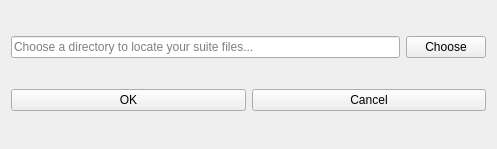
<?xml version="1.0" encoding="UTF-8"?>
<ui version="4.0">
 <class>chooseDialog</class>
 <widget class="QWidget" name="chooseDialog">
  <property name="geometry">
   <rect>
    <x>0</x>
    <y>0</y>
    <width>497</width>
    <height>149</height>
   </rect>
  </property>
  <property name="windowTitle">
   <string>Chose a directory to locate your suite files..</string>
  </property>
  <layout class="QVBoxLayout" name="verticalLayout">
   <item>
    <layout class="QHBoxLayout" name="horizontalLayout">
     <item>
      <widget class="QLineEdit" name="chooseLineEdit">
       <property name="readOnly">
        <bool>true</bool>
       </property>
       <property name="placeholderText">
        <string>Choose a directory to locate your suite files...</string>
       </property>
      </widget>
     </item>
     <item>
      <widget class="QPushButton" name="chooseButton">
       <property name="text">
        <string>Choose</string>
       </property>
      </widget>
     </item>
    </layout>
   </item>
   <item>
    <layout class="QHBoxLayout" name="horizontalLayout_2">
     <item>
      <widget class="QPushButton" name="okbutton">
       <property name="text">
        <string>OK</string>
       </property>
      </widget>
     </item>
     <item>
      <widget class="QPushButton" name="cancelButton">
       <property name="text">
        <string>Cancel</string>
       </property>
      </widget>
     </item>
    </layout>
   </item>
  </layout>
 </widget>
 <resources/>
 <connections/>
</ui>
